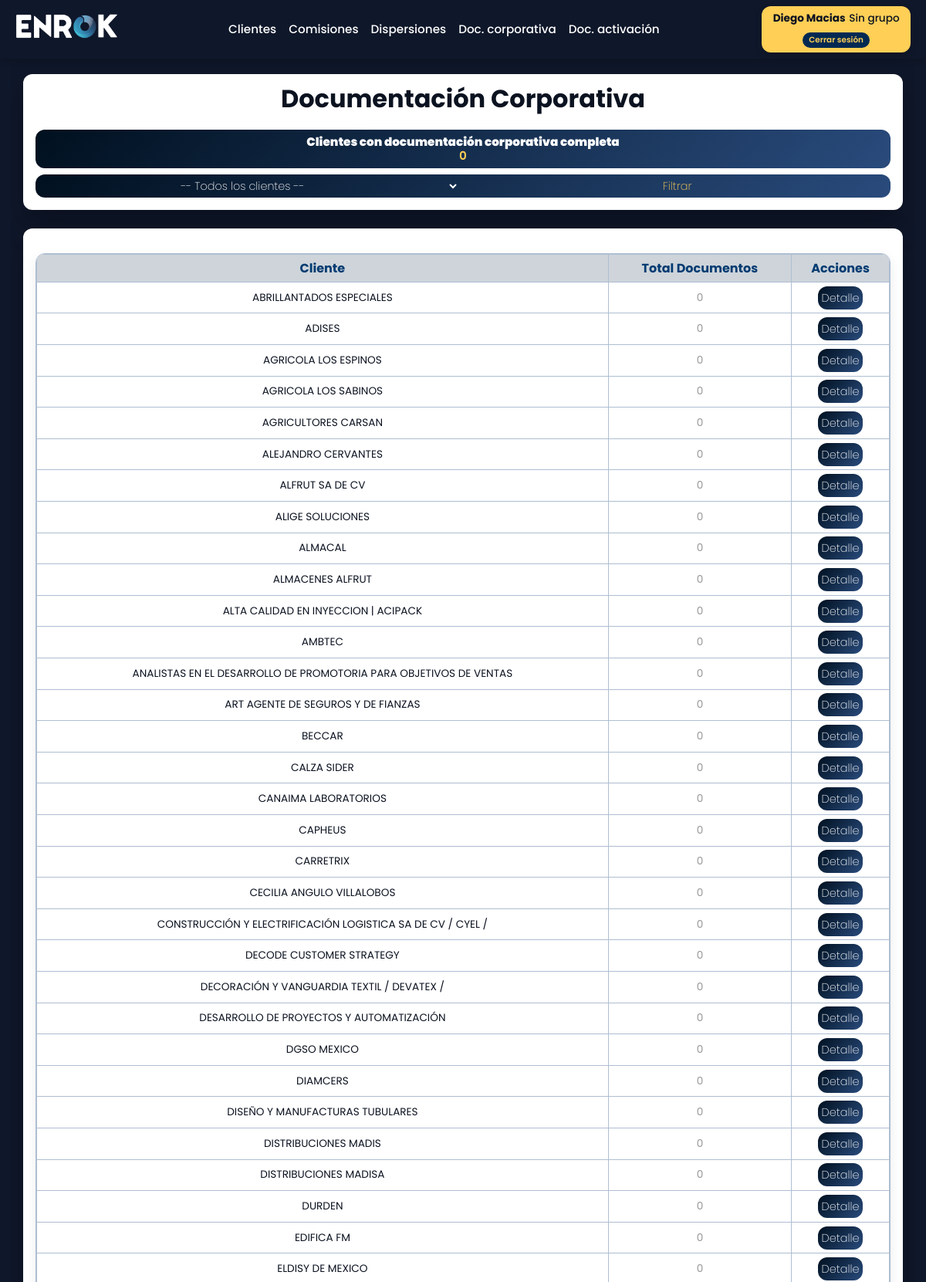
The page /materialidad/listar (signed in, upper part) on the database its author committed.
### clientes/models.py (models this page shows, shortened)
class Cliente(models.Model):
    servicio = models.CharField(max_length=100)
    comision_procom = models.FloatField(blank=True, null=True)
    factura = models.CharField(blank=True, null=True)
    nombre = models.CharField(max_length=150)
    tipo_persona = models.CharField(max_length=50)
    utilidad_enrok = models.FloatField(blank=True, null=True)
    comisionista_1 = models.CharField(max_length=100, blank=True, null=True)
    porcentaje_1 = models.FloatField(blank=True, null=True)
    comisionista_2 = models.CharField(max_length=100, blank=True, null=True)
    porcentaje_2 = models.FloatField(blank=True, null=True)
    comisionista_3 = models.CharField(max_length=100, blank=True, null=True)
    porcentaje_3 = models.FloatField(blank=True, null=True)
    comisionista_4 = models.CharField(max_length=100, blank=True, null=True)
    porcentaje_4 = models.FloatField(blank=True, null=True)
    comisionista_5 = models.CharField(max_length=100, blank=True, null=True)
    porcentaje_5 = models.FloatField(blank=True, null=True)
    comisionista_6 = models.CharField(max_length=100, blank=True, null=True)
    porcentaje_6 = models.FloatField(blank=True, null=True)
    comisionista_7 = models.CharField(max_length=100, blank=True, null=True)
    porcentaje_7 = models.FloatField(blank=True, null=True)
    comisionista_8 = models.CharField(max_length=100, blank=True, null=True)
    porcentaje_8 = models.FloatField(blank=True, null=True)
    comisionista_9 = models.CharField(max_length=100, blank=True, null=True)
    porcentaje_9 = models.FloatField(blank=True, null=True)
    fecha_registro = models.DateTimeField(auto_now_add=True)
    usuario = models.OneToOneField(User, on_delete=models.CASCADE, related_name='cliente_asociado')

### materialidad/views.py (the view)
# urls.py: path('listar', views.materialidad_listar, name='materialidad_listar'),
def materialidad_listar(request):
    if request.user.groups.filter(name="Cliente").exists():
        cliente = Cliente.objects.filter(usuario=request.user).first()
        if cliente:
            return redirect("materialidad_detalle", cliente_id=cliente.id)
    cliente_id = request.GET.get("cliente")
    DOCS_FISICA = {"csf", "ine", "domicilio", "generales"}
    DOCS_MORAL = {"acta_constitutiva", "poder", "identificacion_apoderado",
                  "domicilio", "rfc", "opinion_cumplimiento", "csf"}
    clientes = Cliente.objects.all().order_by("nombre")
    lista_clientes = []
    clientes_completos = 0
    for cliente in clientes:
        docs = DocumentoMaterialidad.objects.filter(cliente=cliente).values_list("tipo_documento", flat=True)
        docs_set = set(docs)
        requeridos = DOCS_FISICA if cliente.tipo_persona.lower().strip() in ["persona física", "fisica"] else DOCS_MORAL
        cumple = requeridos.issubset(docs_set)
        if cumple:
            clientes_completos += 1
        lista_clientes.append({
            "id": cliente.id,
            "nombre": cliente.nombre,
            "total_documentos": len(docs_set),
            "requeridos": len(requeridos),
            "cumple": cumple,
        })
    if cliente_id:
        lista_clientes = [c for c in lista_clientes if str(c["id"]) == str(cliente_id)]
    return render(request, "materialidad/listar.html", {
        "resumen_clientes": lista_clientes,
        "clientes": clientes,
        "cliente": cliente_id,
        "total_documentos": clientes_completos,
    })

### materialidad/templates/materialidad/listar.html (shortened to what this page needs)
{% extends 'base_listar.html' %}
{% load humanize %}
{% block title_filters %}
<div class="card-top">
  <h1>Documentación Corporativa</h1>
  <div class="pendiente-box">
    <h2>Clientes con documentación corporativa completa</h2>
    <p class="monto">{{ total_documentos }}</p>
  </div>
  <div class="actions">
    <form method="get" action="{% url 'materialidad_listar' %}" class="filtro">
      <select name="cliente">
        <option value="">-- Todos los clientes --</option>
      </select>
      <button type="submit" class="btn" style="border-radius: 12px">Filtrar</button>
    </form>
  </div>
</div>
{% endblock %}
{% block content %}
<div class="card">
  <div class="table-container">
    <table>
      <tr>
        <th>Cliente</th>
        <th>Total Documentos</th>
        <th>Acciones</th>
      </tr>
      {% for c in resumen_clientes %}
      <tr>
        <td>{{ c.nombre }}</td>
        <td>
          {% if c.total_documentos > 0 %}
            {{ c.total_documentos }}
          {% else %}
            <span style="color:#999;">0</span>
          {% endif %}
        </td>
        <td>
          <a href="{% url 'materialidad_detalle' c.id %}" class="editar">Detalle</a>
        </td>
      </tr>
      {% empty %}
      <tr>
        <td colspan="3" style="text-align:center;">No hay clientes registrados.</td>
      </tr>
      {% endfor %}
    </table>
  </div>
</div>
{% endblock %}

### templates/includes/header.html (shortened to what this page needs)
{% load static %}
<header class="navbar navbar--compact">
  <div class="container">
    <div class="logo-box">
      <a href="{% url 'enrok' %}" class="logo-link">
        <img src="{% static 'img/logo.png' %}" alt="Enrok" class="logo-img">
      </a>
    </div>
    <nav class="nav-links">
      {% if not request.user.groups.all.0.name == 'Cliente' %}
      <a href="{% url 'clientes_listar' %}">Clientes</a>
      <a href="{% url 'comisiones_listar' %}">Comisiones</a>
      <a href="{% url 'dispersiones_listar' %}">Dispersiones</a>
      <a href="{% url 'materialidad_listar' %}">Doc. corporativa</a>
      <a href="{% url 'activacion_listar' %}">Doc. activación</a>
      {% endif %}
    </nav>
    <div class="user-box">
      <div class="user-info">
        <a href="{% url 'usuario' %}">
          <strong>{{ user.get_full_name|default:user.username }}</strong>
        </a>
        <small>{{ user.groups.all.0.name|default:"Sin grupo" }}</small>
      </div>
      <form action="{% url 'logout' %}" method="post" style="display:inline;">
        <button type="submit" class="logout-btn">Cerrar sesión</button>
      </form>
    </div>
  </div>
</header>

### templates/includes/header.html (style rules this page uses)
.navbar.navbar--compact { padding: 0.5rem 1.25rem; }
.navbar.navbar--compact .container { gap: 0.5rem; }
.navbar.navbar--compact .logo-img { height: 32px; }
.navbar.navbar--compact .nav-links { gap: 1rem; }
.navbar.navbar--compact .nav-links a { font-size: .95rem; }
.navbar.navbar--compact .user-box { display: flex; flex-direction: column; align-items: center; justify-content: center; background: #ffcf56; color: #0b1220; gap: 0.25rem; padding: .4rem .9rem; border-radius: 12px; font-weight: 700; box-shadow: 0 4px 10px rgba(0,0,0,.15); font-size: .85rem; text-align: center; }
.user-info { display: flex; flex-wrap: wrap; align-items: center; justify-content: center; gap: .3rem; }
.user-box a { color: #0b1220; text-decoration: none; font-weight: 700; }
.user-box small { font-weight: 500; font-size: .85rem; }
.navbar.navbar--compact .logout-btn { all: unset; margin-top: .2rem; padding: 2px 8px; text-decoration: none; display: inline-block; color: #ffcf56; background: #002952; border: none; font-size: .65rem; font-weight: 600; text-align: center; cursor: pointer; transition: 0.3s; border-radius: 12px; }

### rows shown on the page
Cliente: nombre "ABRILLANTADOS ESPECIALES"
Cliente: nombre "ADISES"
Cliente: nombre "AGRICOLA LOS ESPINOS"
Cliente: nombre "AGRICOLA LOS SABINOS"
Cliente: nombre "AGRICULTORES CARSAN"
Cliente: nombre "ALEJANDRO CERVANTES"
Cliente: nombre "ALFRUT SA DE CV"
Cliente: nombre "ALIGE SOLUCIONES"
Cliente: nombre "ALMACAL"
Cliente: nombre "ALMACENES ALFRUT"
Cliente: nombre "ALTA CALIDAD EN INYECCION | ACIPACK"
Cliente: nombre "AMBTEC"
Cliente: nombre "ANALISTAS EN EL DESARROLLO DE PROMOTORIA PARA OBJETIVOS DE VENTAS"
Cliente: nombre "ART AGENTE DE SEGUROS Y DE FIANZAS"
Cliente: nombre "BECCAR"
Cliente: nombre "CALZA SIDER"
Cliente: nombre "CANAIMA LABORATORIOS"
Cliente: nombre "CAPHEUS"
Cliente: nombre "CARRETRIX"
Cliente: nombre "CECILIA ANGULO VILLALOBOS"
Cliente: nombre "CONSTRUCCIÓN Y ELECTRIFICACIÓN LOGISTICA SA DE CV / CYEL /"
Cliente: nombre "DECODE CUSTOMER STRATEGY"
Cliente: nombre "DECORACIÓN Y VANGUARDIA TEXTIL / DEVATEX /"
Cliente: nombre "DESARROLLO DE PROYECTOS Y AUTOMATIZACIÓN"
Cliente: nombre "DGSO MEXICO"
Cliente: nombre "DIAMCERS"
Cliente: nombre "DISEÑO Y MANUFACTURAS TUBULARES"
Cliente: nombre "DISTRIBUCIONES MADIS"
Cliente: nombre "DISTRIBUCIONES MADISA"
Cliente: nombre "DURDEN"
Cliente: nombre "EDIFICA FM"
Cliente: nombre "ELDISY DE MEXICO"

### other values the page prints
{{ user.get_full_name|default:user.username }} "Diego Macias"
{{ user.groups.all.0.name|default:"Sin grupo" }} "Sin grupo"
{{ total_documentos }} "0"
